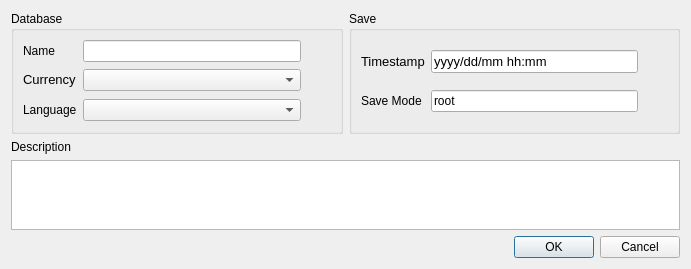
<?xml version="1.0" encoding="UTF-8"?>
<ui version="4.0">
 <class>W_Database_Creator</class>
 <widget class="QDialog" name="W_Database_Creator">
  <property name="geometry">
   <rect>
    <x>0</x>
    <y>0</y>
    <width>691</width>
    <height>268</height>
   </rect>
  </property>
  <property name="windowTitle">
   <string>Dialog</string>
  </property>
  <layout class="QGridLayout" name="gridLayout">
   <item row="0" column="0">
    <widget class="QGroupBox" name="groupBox">
     <property name="title">
      <string>Database</string>
     </property>
     <layout class="QGridLayout" name="gridLayout_2">
      <item row="1" column="0">
       <widget class="QLabel" name="label_2">
        <property name="sizePolicy">
         <sizepolicy hsizetype="Maximum" vsizetype="Maximum">
          <horstretch>0</horstretch>
          <verstretch>0</verstretch>
         </sizepolicy>
        </property>
        <property name="font">
         <font>
          <pointsize>10</pointsize>
         </font>
        </property>
        <property name="text">
         <string>Currency</string>
        </property>
       </widget>
      </item>
      <item row="1" column="2">
       <widget class="QLabel" name="label_5">
        <property name="sizePolicy">
         <sizepolicy hsizetype="Maximum" vsizetype="Preferred">
          <horstretch>0</horstretch>
          <verstretch>0</verstretch>
         </sizepolicy>
        </property>
        <property name="minimumSize">
         <size>
          <width>24</width>
          <height>24</height>
         </size>
        </property>
        <property name="maximumSize">
         <size>
          <width>24</width>
          <height>24</height>
         </size>
        </property>
        <property name="text">
         <string/>
        </property>
        <property name="pixmap">
         <pixmap resource="../../resources/icons.qrc">:/assets/franc.svg</pixmap>
        </property>
        <property name="scaledContents">
         <bool>true</bool>
        </property>
        <property name="alignment">
         <set>Qt::AlignmentFlag::AlignCenter</set>
        </property>
       </widget>
      </item>
      <item row="1" column="1">
       <widget class="QComboBox" name="cb_currency">
        <property name="sizePolicy">
         <sizepolicy hsizetype="Minimum" vsizetype="Fixed">
          <horstretch>0</horstretch>
          <verstretch>0</verstretch>
         </sizepolicy>
        </property>
       </widget>
      </item>
      <item row="0" column="0">
       <widget class="QLabel" name="label_6">
        <property name="text">
         <string>Name</string>
        </property>
       </widget>
      </item>
      <item row="0" column="1">
       <widget class="QLineEdit" name="le_name"/>
      </item>
      <item row="2" column="1">
       <widget class="QComboBox" name="cb_language"/>
      </item>
      <item row="2" column="0">
       <widget class="QLabel" name="label_9">
        <property name="text">
         <string>Language</string>
        </property>
       </widget>
      </item>
      <item row="2" column="2">
       <widget class="QLabel" name="label_10">
        <property name="sizePolicy">
         <sizepolicy hsizetype="Maximum" vsizetype="Preferred">
          <horstretch>0</horstretch>
          <verstretch>0</verstretch>
         </sizepolicy>
        </property>
        <property name="minimumSize">
         <size>
          <width>24</width>
          <height>24</height>
         </size>
        </property>
        <property name="maximumSize">
         <size>
          <width>24</width>
          <height>24</height>
         </size>
        </property>
        <property name="text">
         <string/>
        </property>
        <property name="pixmap">
         <pixmap resource="../../resources/icons.qrc">:/assets/preferences-desktop-locale.svg</pixmap>
        </property>
        <property name="scaledContents">
         <bool>true</bool>
        </property>
        <property name="alignment">
         <set>Qt::AlignmentFlag::AlignCenter</set>
        </property>
       </widget>
      </item>
     </layout>
    </widget>
   </item>
   <item row="0" column="1">
    <widget class="QGroupBox" name="groupBox_2">
     <property name="title">
      <string>Save</string>
     </property>
     <layout class="QGridLayout" name="gridLayout_3">
      <item row="0" column="0">
       <widget class="QLabel" name="label">
        <property name="sizePolicy">
         <sizepolicy hsizetype="Maximum" vsizetype="Maximum">
          <horstretch>0</horstretch>
          <verstretch>0</verstretch>
         </sizepolicy>
        </property>
        <property name="font">
         <font>
          <pointsize>10</pointsize>
         </font>
        </property>
        <property name="text">
         <string>Timestamp</string>
        </property>
       </widget>
      </item>
      <item row="0" column="2">
       <widget class="QLabel" name="label_4">
        <property name="sizePolicy">
         <sizepolicy hsizetype="Maximum" vsizetype="Preferred">
          <horstretch>0</horstretch>
          <verstretch>0</verstretch>
         </sizepolicy>
        </property>
        <property name="minimumSize">
         <size>
          <width>24</width>
          <height>24</height>
         </size>
        </property>
        <property name="maximumSize">
         <size>
          <width>24</width>
          <height>24</height>
         </size>
        </property>
        <property name="text">
         <string/>
        </property>
        <property name="pixmap">
         <pixmap resource="../../resources/icons.qrc">:/assets/preferences-system-time.svg</pixmap>
        </property>
        <property name="scaledContents">
         <bool>true</bool>
        </property>
        <property name="alignment">
         <set>Qt::AlignmentFlag::AlignCenter</set>
        </property>
       </widget>
      </item>
      <item row="1" column="1">
       <widget class="QLineEdit" name="lineEdit">
        <property name="text">
         <string>root</string>
        </property>
        <property name="readOnly">
         <bool>true</bool>
        </property>
       </widget>
      </item>
      <item row="0" column="1">
       <widget class="QLineEdit" name="le_datetime">
        <property name="sizePolicy">
         <sizepolicy hsizetype="Minimum" vsizetype="Maximum">
          <horstretch>0</horstretch>
          <verstretch>0</verstretch>
         </sizepolicy>
        </property>
        <property name="minimumSize">
         <size>
          <width>175</width>
          <height>0</height>
         </size>
        </property>
        <property name="font">
         <font>
          <pointsize>10</pointsize>
         </font>
        </property>
        <property name="text">
         <string>yyyy/dd/mm hh:mm</string>
        </property>
        <property name="alignment">
         <set>Qt::AlignmentFlag::AlignLeading|Qt::AlignmentFlag::AlignLeft|Qt::AlignmentFlag::AlignVCenter</set>
        </property>
        <property name="readOnly">
         <bool>true</bool>
        </property>
       </widget>
      </item>
      <item row="1" column="0">
       <widget class="QLabel" name="label_7">
        <property name="text">
         <string>Save Mode</string>
        </property>
       </widget>
      </item>
     </layout>
    </widget>
   </item>
   <item row="2" column="0" colspan="2">
    <widget class="QTextEdit" name="te_db_description"/>
   </item>
   <item row="1" column="0">
    <widget class="QLabel" name="label_3">
     <property name="text">
      <string>Description</string>
     </property>
    </widget>
   </item>
   <item row="3" column="0" colspan="2">
    <widget class="QDialogButtonBox" name="buttonBox">
     <property name="orientation">
      <enum>Qt::Orientation::Horizontal</enum>
     </property>
     <property name="standardButtons">
      <set>QDialogButtonBox::StandardButton::Cancel|QDialogButtonBox::StandardButton::Ok</set>
     </property>
    </widget>
   </item>
  </layout>
 </widget>
 <resources>
  <include location="../../resources/icons.qrc"/>
  <include location="../../resources/icons.qrc"/>
 </resources>
 <connections>
  <connection>
   <sender>buttonBox</sender>
   <signal>accepted()</signal>
   <receiver>W_Database_Creator</receiver>
   <slot>accept()</slot>
   <hints>
    <hint type="sourcelabel">
     <x>248</x>
     <y>254</y>
    </hint>
    <hint type="destinationlabel">
     <x>157</x>
     <y>274</y>
    </hint>
   </hints>
  </connection>
  <connection>
   <sender>buttonBox</sender>
   <signal>rejected()</signal>
   <receiver>W_Database_Creator</receiver>
   <slot>reject()</slot>
   <hints>
    <hint type="sourcelabel">
     <x>316</x>
     <y>260</y>
    </hint>
    <hint type="destinationlabel">
     <x>286</x>
     <y>274</y>
    </hint>
   </hints>
  </connection>
 </connections>
</ui>
